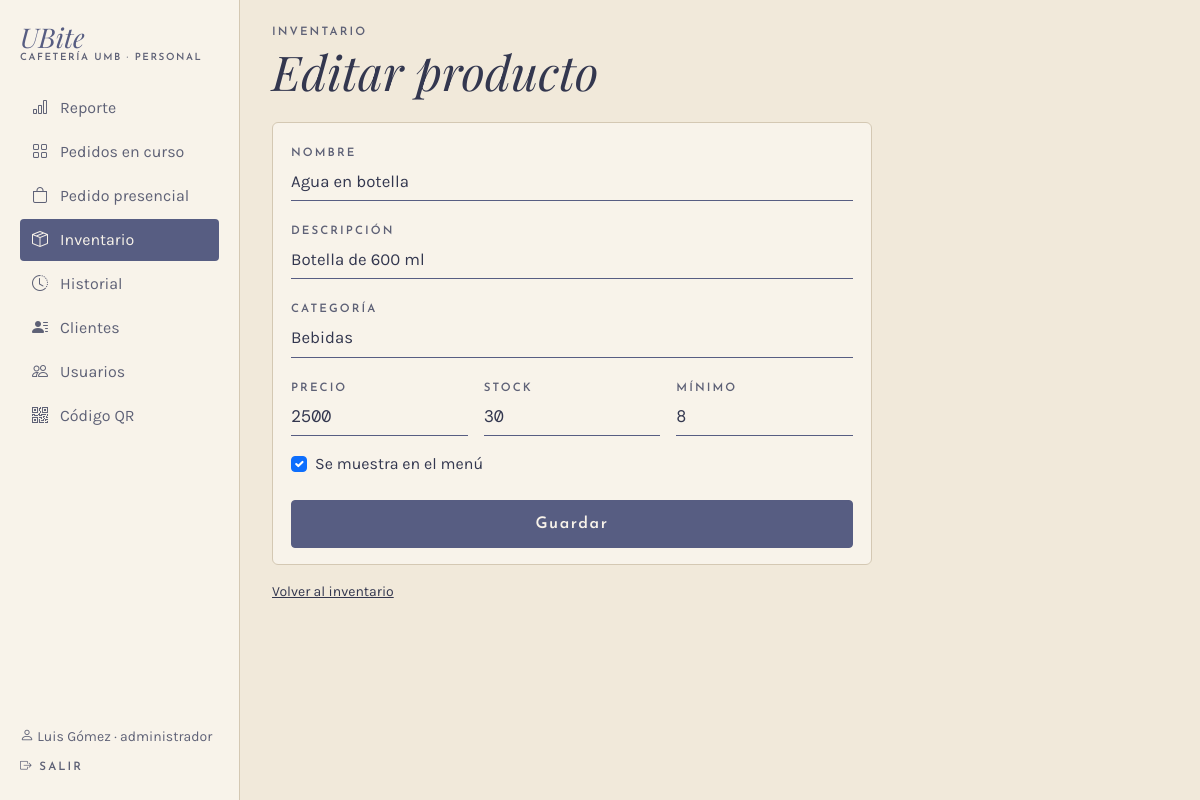
Screenshot of /inventario/producto/1 (signed in) with the database file from the repository.
### app/models.py (models this page shows, shortened)
class Usuario(UserMixin, db.Model):
    __tablename__ = "usuario"
    __table_args__ = (
        db.CheckConstraint("rol IN ('cajero', 'administrador')", name="ck_usuario_rol"),
    )
    id_usuario = db.Column(db.Integer, primary_key=True, autoincrement=True)
    nombre = db.Column(db.Text, nullable=False)
    rol = db.Column(db.Text, nullable=False)
    username = db.Column(db.Text, nullable=False, unique=True)
    password_hash = db.Column(db.Text, nullable=False)
    activo = db.Column(db.Boolean, nullable=False, default=True)
    @property
    def is_active(self):
        return bool(self.activo)

class Producto(db.Model):
    __tablename__ = "producto"
    __table_args__ = (
        db.CheckConstraint("precio > 0", name="ck_producto_precio"),
        db.CheckConstraint("stock_actual >= 0", name="ck_producto_stock"),
        db.CheckConstraint("stock_minimo >= 0", name="ck_producto_minimo"),
    )
    id_producto = db.Column(db.Integer, primary_key=True, autoincrement=True)
    nombre = db.Column(db.Text, nullable=False)
    descripcion = db.Column(db.Text)
    precio = db.Column(db.Float, nullable=False)
    stock_actual = db.Column(db.Integer, nullable=False, default=0)
    stock_minimo = db.Column(db.Integer, nullable=False, default=0)
    activo = db.Column(db.Boolean, nullable=False, default=True)
    id_categoria = db.Column(db.Integer, db.ForeignKey("categoria.id_categoria"), nullable=False)
    categoria = db.relationship("Categoria", back_populates="productos")

class Categoria(db.Model):
    __tablename__ = "categoria"
    id_categoria = db.Column(db.Integer, primary_key=True, autoincrement=True)
    nombre = db.Column(db.Text, nullable=False, unique=True)
    productos = db.relationship("Producto", back_populates="categoria", lazy=True)

### app/routes/inventario.py (the view, shortened to what this page needs)
@bp.route("/producto/nuevo", methods=["GET", "POST"])
@bp.route("/producto/<int:id_producto>", methods=["GET", "POST"])
@rol_requerido("administrador")
def producto(id_producto=None):
    p = db.session.get(Producto, id_producto) if id_producto else None
    if id_producto and p is None:
        return redirect(url_for("inventario.lista"))
    datos = request.form if request.method == "POST" else None
    return render_template("inventario/producto.html", p=p, datos=datos,
                           categorias=Categoria.query.order_by(Categoria.nombre).all(),
                           es_admin=current_user.rol == "administrador")

### app/__init__.py (called while the page is built)
@login_manager.user_loader
def cargar_usuario(id_usuario):
    from .models import Usuario
    return db.session.get(Usuario, int(id_usuario))

### app/database.py (called while the page is built)
@event.listens_for(Engine, "begin")
def _iniciar(conexion):
    conexion.exec_driver_sql("BEGIN IMMEDIATE" if _escritura.get() else "BEGIN")

### app/routes/__init__.py (called while the page is built)
def rol_requerido(*roles):
    def decorador(vista):
        @wraps(vista)
        @login_required
        def envoltura(*args, **kwargs):
            if current_user.rol not in roles:
                abort(403)
            return vista(*args, **kwargs)
        return envoltura
    return decorador

def datos_menu():
    if not current_user.is_authenticated:
        return {}
    from flask import request
    admin = current_user.rol == "administrador"
    seccion = request.endpoint
    if seccion in ("inventario.entrada", "inventario.producto"):
        seccion = "inventario.lista"
    return {"es_admin": admin, "seccion": seccion,
            "menu_personal": MENU_ADMIN if admin else MENU_CAJERO,
            "menu_inferior": INFERIOR_ADMIN if admin else INFERIOR_CAJERO}

### app/routes/cliente.py (called while the page is built)
@bp.app_context_processor
def datos_carrito():
    carrito = session.get("carrito", {})
    return {"unidades_carrito": sum(carrito.values())}

### app/templates/inventario/producto.html (shortened to what this page needs)
{% extends "caja/_base.html" %}
{% set titulo_barra = "Editar producto" if p else "Nuevo producto" %}
{% set atras = url_for('inventario.lista') %}
{% set d = datos or {} %}
{% macro valor(campo, defecto="") %}{{ d.get(campo) if datos else (p[campo] if p and p[campo] is not none else defecto) }}{% endmacro %}
{% block panel %}
<div class="columna-movil mx-lg-0">
  <p class="etiqueta mb-1">Inventario</p>
  <h1 class="titulo display-5 mb-4 d-none d-lg-block">{{ titulo_barra }}</h1>
  <form method="post" class="tarjeta">
    <label class="etiqueta" for="nombre">Nombre</label>
    <input class="form-control linea-campo mb-3" id="nombre" name="nombre" maxlength="60" value="{{ valor('nombre') }}" required>
    <label class="etiqueta" for="descripcion">Descripción</label>
    <input class="form-control linea-campo mb-3" id="descripcion" name="descripcion" maxlength="80" value="{{ valor('descripcion') }}">
    <label class="etiqueta" for="categoria">Categoría</label>
    <input class="form-control linea-campo mb-3" id="categoria" name="categoria" list="categorias" required
           value="{{ d.get('categoria') if datos else (p.categoria.nombre if p else '') }}">
    <div class="row g-3 mb-3">
      <div class="col-4">
        <label class="etiqueta" for="precio">Precio</label>
        <input class="form-control linea-campo mono" id="precio" name="precio" type="number" min="1" step="50" value="{{ valor('precio')|replace('.0', '') }}" required>
      </div>
      <div class="col-4">
        <label class="etiqueta" for="stock_actual">Stock</label>
        <input class="form-control linea-campo mono" id="stock_actual" name="stock_actual" type="number" min="0" value="{{ valor('stock_actual', 0) }}" required>
      </div>
      <div class="col-4">
        <label class="etiqueta" for="stock_minimo">Mínimo</label>
        <input class="form-control linea-campo mono" id="stock_minimo" name="stock_minimo" type="number" min="0" value="{{ valor('stock_minimo', 0) }}" required>
      </div>
    </div>
    <div class="form-check mb-4">
      {% set activo = (d.get('activo') == 'si') if datos else (p.activo if p else true) %}
      <input class="form-check-input" type="checkbox" id="activo" name="activo" value="si" {{ 'checked' if activo }}>
      <label class="form-check-label" for="activo">Se muestra en el menú</label>
    </div>
    <button class="btn btn-ubite w-100" type="submit">Guardar</button>
  </form>
  <a class="small d-inline-block mt-3" href="{{ url_for('inventario.lista') }}">Volver al inventario</a>
</div>
{% endblock %}

### app/templates/caja/_base.html (shortened to what this page needs)
{% extends "base.html" %}
{% block clase_main %}{{ 'con-lateral' if es_admin }} container-xl py-4 con-barra-inferior{% endblock %}
{% block encabezado %}
{% if es_admin %}
<aside class="lateral d-none d-lg-flex">
  <a class="marca mb-4" href="{{ url_for('admin.reporte') }}"><span class="nombre">UBite</span><span class="sub">Cafetería UMB · Personal</span></a>
  <nav>
    {% for ruta, texto, icono in menu_personal %}
    <a href="{{ url_for(ruta) }}" class="{{ 'activo' if seccion == ruta }}"><i class="bi {{ icono }}"></i>{{ texto }}</a>
    {% endfor %}
  </nav>
  <div class="mt-auto pt-4 small">
    <div class="suave mb-2"><i class="bi bi-person"></i> {{ current_user.nombre }} · {{ current_user.rol }}</div>
    <a href="{{ url_for('auth.salir') }}" class="etiqueta text-decoration-none"><i class="bi bi-box-arrow-right"></i> Salir</a>
  </div>
</aside>
{% endif %}
{% endblock %}
{% block contenido %}
{% block panel %}{% endblock %}
{% endblock %}

### app/static/css/ubite.css (style rules this page uses)
:root { --papel: #F1E9DA; --papel-claro: #F8F3EA; --lavado: #E3DEDA; --linea: #D4C8B3; --tinta: #575D82; --tinta-oscura: #33374F; --tinta-suave: #5E6176; --alerta: #8A3B2E; --f-titulo: "Playfair Display", Georgia, serif; --f-etiqueta: "Josefin Sans", Arial, sans-serif; --f-texto: "Karla", Arial, sans-serif; --f-mono: "DM Mono", "Courier New", monospace; --bs-body-bg: var(--papel); --bs-body-color: var(--tinta-oscura); --bs-body-font-family: var(--f-texto); --bs-border-color: var(--linea); --bs-link-color-rgb: 51, 55, 79; --bs-link-hover-color-rgb: 87, 93, 130; }
html { background: var(--papel); }
body { min-height: 100vh; background: var(--papel); color: var(--tinta-oscura); font-family: var(--f-texto); }
.titulo { font-family: var(--f-titulo); font-style: italic; font-weight: 400; color: var(--tinta-oscura); line-height: 1.1; }
.etiqueta { font-family: var(--f-etiqueta); font-weight: 600; font-size: .72rem; letter-spacing: .18em; text-transform: uppercase; color: var(--tinta-suave); }
.mono { font-family: var(--f-mono); }
.suave { color: var(--tinta-suave); }
.columna-movil { max-width: 600px; margin: 0 auto; }
.marca { text-decoration: none; display: inline-block; line-height: 1; }
.marca .nombre { font-family: var(--f-titulo); font-style: italic; font-size: 1.7rem; color: var(--tinta); }
.marca .sub { display: block; margin-top: 2px; font-family: var(--f-etiqueta); font-weight: 600; font-size: .62rem; letter-spacing: .16em; text-transform: uppercase; color: var(--tinta-suave); }
.btn { font-family: var(--f-etiqueta); font-weight: 600; letter-spacing: .1em; border-radius: 4px; padding: .7rem 1.1rem; }
.btn-ubite { background: var(--tinta); border: 1px solid var(--tinta); color: var(--papel-claro); }
.form-control.linea-campo { background: transparent; border: 0; border-bottom: 1px solid var(--tinta); border-radius: 0; padding-left: 0; font-size: 1.05rem; color: var(--tinta-oscura); }
.form-control::placeholder { color: var(--tinta-suave); opacity: .8; }
.tarjeta { display: block; background: var(--papel-claro); border: 1px solid var(--linea); border-radius: 6px; padding: 16px 18px; }
.lateral { position: fixed; top: 0; bottom: 0; left: 0; width: 240px; z-index: 30; flex-direction: column; padding: 24px 20px; background: var(--papel-claro); border-right: 1px solid var(--linea); overflow-y: auto; }
.lateral nav, .lateral-links { display: flex; flex-direction: column; gap: 2px; }
.lateral nav a, .lateral-links a { display: flex; align-items: center; gap: 12px; padding: 9px 12px; border-radius: 4px; color: var(--tinta-suave); text-decoration: none; }
.lateral nav a.activo, .lateral-links a.activo { background: var(--tinta); color: var(--papel-claro); }

### rows the page displays
Usuario: nombre "Luis Gómez", rol "administrador"
Producto: nombre "Agua en botella", descripcion "Botella de 600 ml", precio "2500", stock_actual "30", stock_minimo "8"
Categoria: categoria "Bebidas"

### other values shown
{{ texto }} "Reporte" "Pedidos en curso" "Pedido presencial" "Inventario" "Historial" "Clientes" "Usuarios" "Código QR"
{{ titulo_barra }} "Editar producto"
